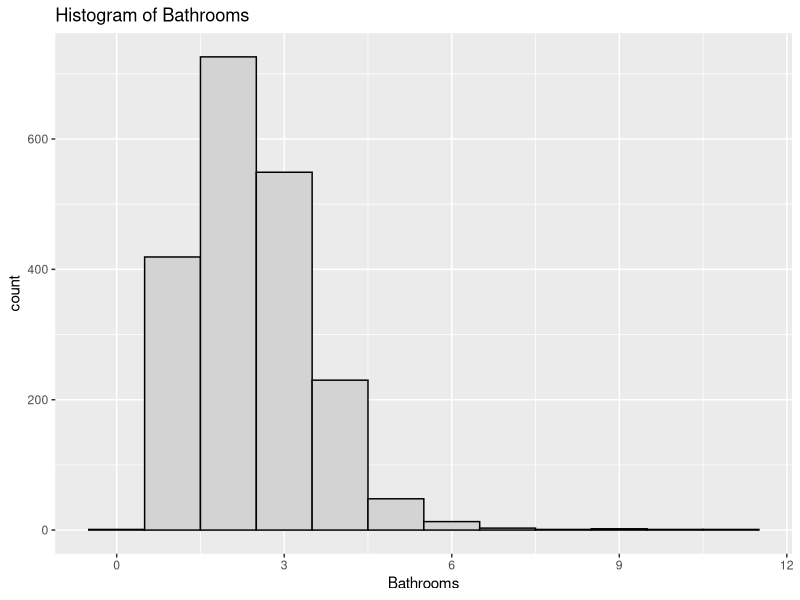
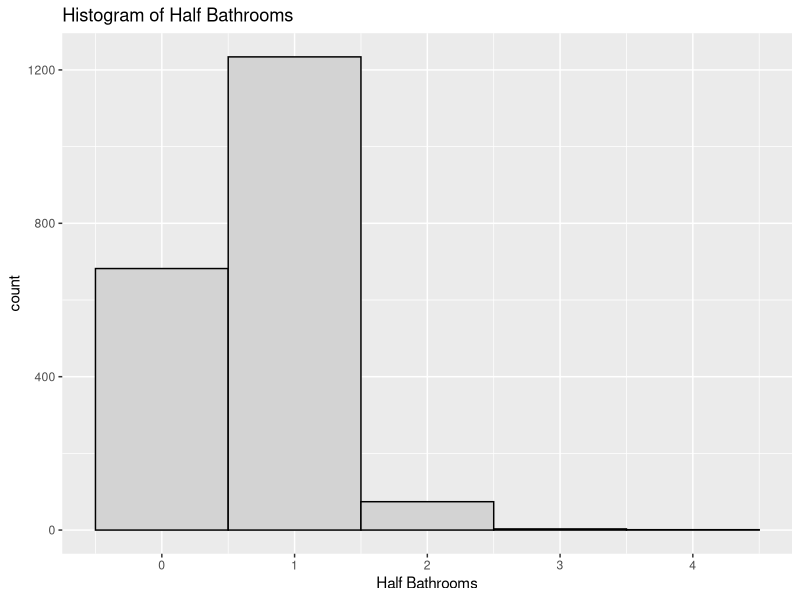
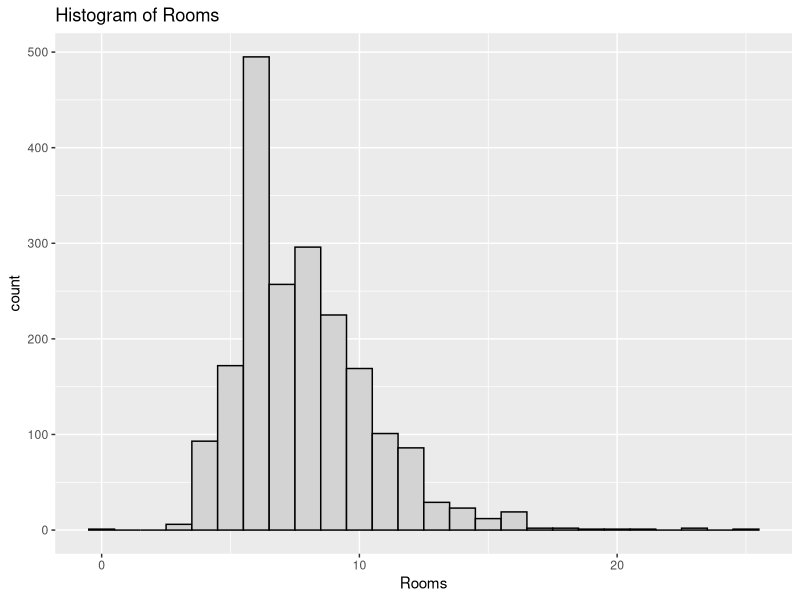
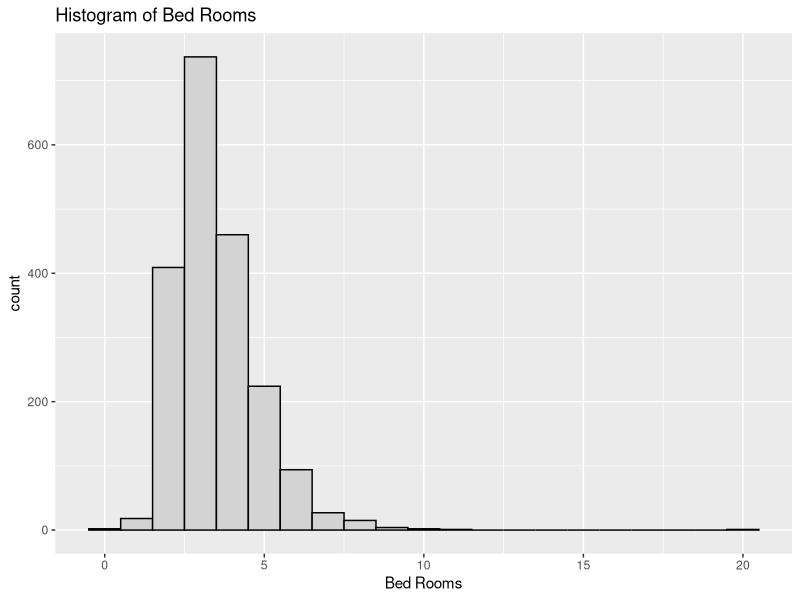
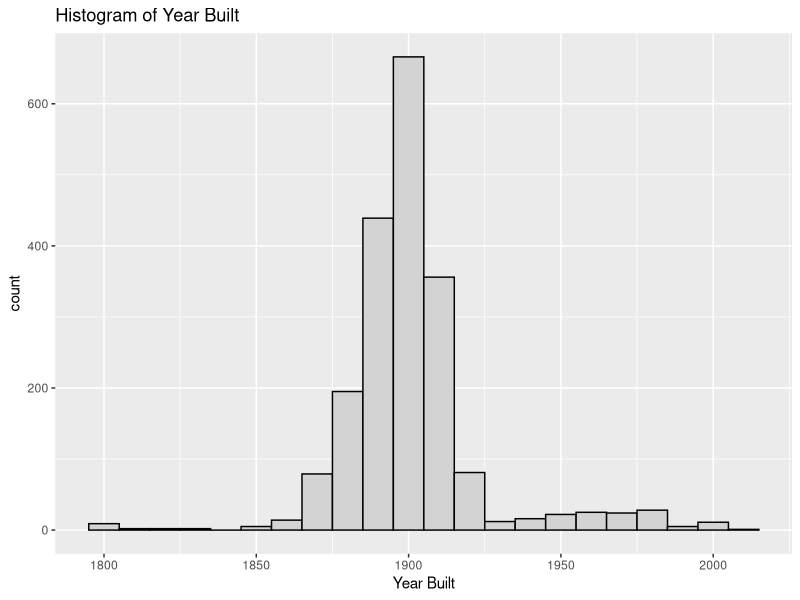
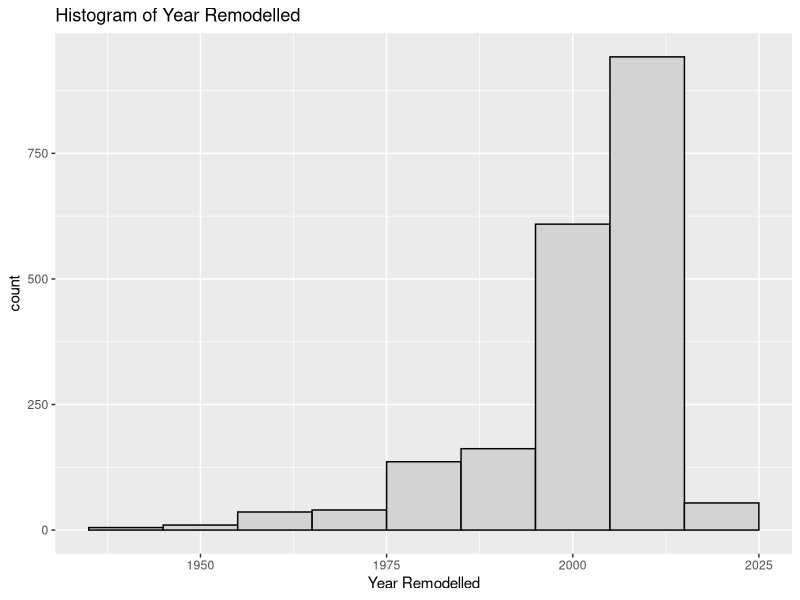
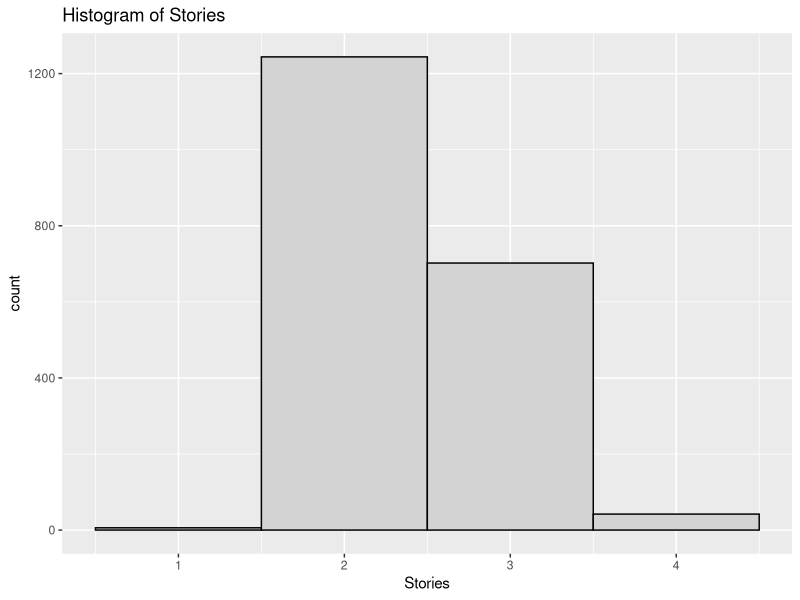
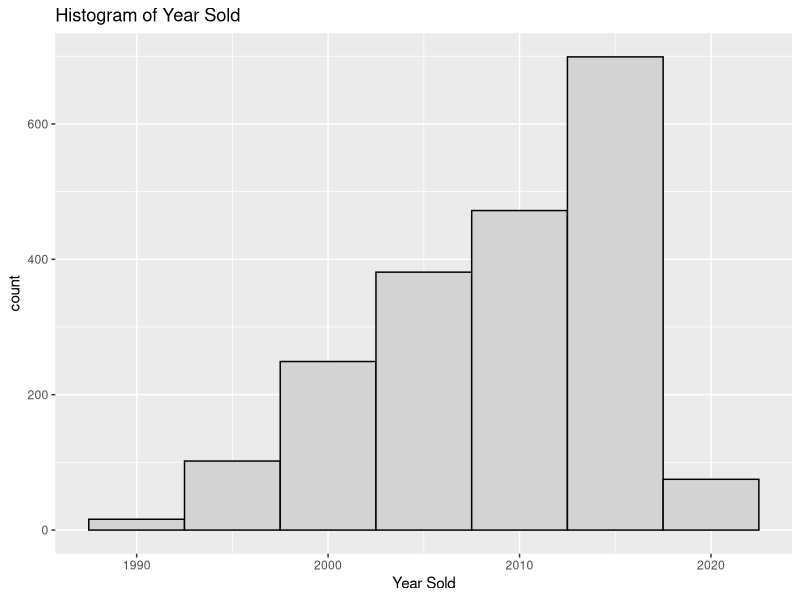

Write the R code that produced these figures, in order.
## ---- chunk 1
knitr::opts_chunk$set(echo = TRUE)
library(ggplot2)
library(dplyr)
library(readr)
library(car)
library(broom)
library(corrplot)

## ---- chunk 2

## ---- chunk 3

## ---- chunk 4

## ---- chunk 5

# 4. Exploratory analysis

houses <- read.csv("DC_properties_clean.csv")

excl_rows <- houses[sample(nrow(houses), 5), ] # Exclude Random Rows
houses <- setdiff(houses, excl_rows)

houses$CNDTN <- factor(houses$CNDTN, order = TRUE, levels = c("Fair", "Average", "Good", "Very Good", "Excellent"))

#Histograms to examine distribution of each variable

ggplot(houses, aes(x = BATHRM))+
  geom_histogram(color="black", fill="light gray", binwidth = 1)+
  labs(x="Bathrooms", title="Histogram of Bathrooms")

ggplot(houses, aes(x = HF_BATHRM))+
  geom_histogram(color="black", fill="light gray", binwidth = 1)+
  labs(x="Half Bathrooms", title="Histogram of Half Bathrooms")

ggplot(houses, aes(x = ROOMS))+
  geom_histogram(color="black", fill="light gray", binwidth = 1)+
  labs(x="Rooms", title="Histogram of Rooms")

ggplot(houses, aes(x = BEDRM))+
  geom_histogram(color="black", fill="light gray", binwidth = 1)+
  labs(x="Bed Rooms", title="Histogram of Bed Rooms")

ggplot(houses, aes(x = AYB))+
  geom_histogram(color="black", fill="light gray", binwidth = 10)+
  labs(x="Year Built", title="Histogram of Year Built")

ggplot(houses, aes(x = YR_RMDL))+
  geom_histogram(color="black", fill="light gray", binwidth = 10)+
  labs(x="Year Remodelled", title="Histogram of Year Remodelled")

ggplot(houses, aes(x = STORIES))+
  geom_histogram(color="black", fill="light gray", binwidth = 1)+
  labs(x="Stories", title="Histogram of Stories")

ggplot(houses, aes(x = SALEYEAR))+
  geom_histogram(color="black", fill="light gray", binwidth = 5)+
  labs(x="Year Sold", title="Histogram of Year Sold")

ggplot(houses, aes(x = SALEMONTH))+
  geom_histogram(color="black", fill="light gray", binwidth = 1)+
  labs(x="Month Sold", title="Histogram of Month Sold")

ggplot(houses, aes(x = SALEDAY))+
  geom_histogram(color="black", fill="light gray", binwidth = 4)+
  labs(x="Day Sold", title="Histogram of Day Sold")

ggplot(houses, aes(x = GBA))+
  geom_histogram(color="black", fill="light gray", binwidth = 100)+
  labs(x="Square Footage", title="Histogram of Square Footage")

ggplot(houses, aes(x = LANDAREA))+
  geom_histogram(color="black", fill="light gray", binwidth = 100)+
  labs(x="Land Area", title="Histogram of Land Area")

ggplot(houses, aes(x = CNDTN))+
  geom_bar(color="black", fill="light gray")+
  labs(x="Land Area", title="Bar Plot of Land Area")

# Boxplots to identify outliers

boxplot(houses$BATHRM, main="Bathrooms", sub=paste("Outlier rows: ", boxplot.stats(houses$BATHRM)$out))

boxplot(houses$HF_BATHRM, main="Half Bathrooms", sub=paste("Outlier rows: ", boxplot.stats(houses$HF_BATHRM)$out))

boxplot(houses$ROOMS, main="Rooms", sub=paste("Outlier rows: ", boxplot.stats(houses$ROOMS)$out))

boxplot(houses$BEDRM, main="Bedrooms", sub=paste("Outlier rows: ", boxplot.stats(houses$BEDRM)$out))

boxplot(houses$AYB, main="Year Built", sub=paste("Outlier rows: ", boxplot.stats(houses$AYB)$out))

boxplot(houses$YR_RMDL, main="Year Remodeled", sub=paste("Outlier rows: ", boxplot.stats(houses$YR_RMDL)$out))

boxplot(houses$STORIES, main="Stories", sub=paste("Outlier rows: ", boxplot.stats(houses$STORIES)$out))

boxplot(houses$SALEYEAR, main="Year of Most Recent Sale", sub=paste("Outlier rows: ", boxplot.stats(houses$SALEYEAR)$out))

boxplot(houses$GBA, main="Gross Building Area", sub=paste("Outlier rows: ", boxplot.stats(houses$GBA)$out))

boxplot(houses$CNDTN, main="Condition", sub=paste("Outlier rows: ", boxplot.stats(houses$CNDTN)$out))

boxplot(houses$LANDAREA, main="Land Area", sub=paste("Outlier rows: ", boxplot.stats(houses$LANDAREA)$out))

boxplot(houses$PRICE, main="Price", sub=paste("Outlier rows: ", boxplot.stats(houses$PRICE)$out))

# Boxplots to identify outliers

boxa <- boxplot(houses$BATHRM, main="Bathrooms", sub=paste("Outlier rows: ", boxplot.stats(houses$BATHRM)$out))

boxb <- boxplot(houses$HF_BATHRM, main="Half Bathrooms", sub=paste("Outlier rows: ", boxplot.stats(houses$HF_BATHRM)$out))

boxc <- boxplot(houses$ROOMS, main="Rooms", sub=paste("Outlier rows: ", boxplot.stats(houses$ROOMS)$out))


# scatterplots

# price by room
room_price <- ggplot(houses, aes(x = ROOMS, y = PRICE))
room_price + geom_point()

# price by year
year_price <- ggplot(houses, aes(x = SALEYEAR, y = PRICE))
year_price + geom_point()

# price by month
month_price <- ggplot(houses, aes(x = SALEMONTH, y = PRICE))
month_price + geom_point()

# price by day of month
day_price <- ggplot(houses, aes(x = SALEDAY, y = PRICE))
day_price + geom_point()


# Use corrplot to display a correlation matrix of that variables

corr_matrix <- cor(data.frame(houses$HF_BATHRM, houses$BATHRM, houses$ROOMS, houses$BEDRM,houses$AYB, houses$YR_RMDL, houses$PRICE, houses$SALEDAY, houses$SALEMONTH, houses$SALEYEAR, houses$STORIES, houses$LANDAREA, houses$GBA))
corrplot(corr_matrix, type = "upper", order = "hclust", 
         tl.col = "black", tl.srt = 45)

## ---- chunk 6

# 5. Identification and evaluation of suitable model

fit <- lm(data = houses, PRICE ~ BATHRM + HF_BATHRM  + ROOMS + BEDRM + AYB + YR_RMDL + STORIES + SALEMONTH + SALEDAY + SALEYEAR + GBA + CNDTN + LANDAREA)

# Review p-values, check sign of estimates

summary(fit)

## ---- chunk 7

# Review ANOVA and compare F statistic

anova(fit)

## ---- chunk 8

# Residual plot and look for non-constant variance

fit.df <- augment(fit)
ggplot(fit.df, aes(x = .fitted, y = .resid))+
  geom_point()+
  geom_hline(yintercept = 0, linetype = 2)+
  labs( x = "Fitted Values", y = "Residuals")

## ---- chunk 9
# Shapiro-Wilk test for normality

shapiro.test(fit$residuals)

## ---- chunk 10
# ncvTest for constant variance

ncvTest(fit)

## ---- chunk 11

# Variance Inflation Factor (used to identify multicllinearity >= 10)

vif(fit)

## ---- chunk 12
# Review R2 value
# From summary above: adjusted R^2 = .6984

# Drop non-significant predictor variables (Droped AYB: +.0002, Rooms: No change, other lower)
fit <- lm(data = houses, PRICE ~ BATHRM + HF_BATHRM  +  BEDRM + YR_RMDL + STORIES + SALEMONTH + SALEDAY + SALEYEAR + GBA + CNDTN + LANDAREA)
#summary(fit)

# If multicollinearity is present, drop one correlated variable (None present)

#Variable Transformations
#powerTransform(houses$HF_BATHRM+1) # .776
#powerTransform(houses$BEDRM+1) # -.130
#powerTransform(houses$STORIES+1) # -2.084
#powerTransform(houses$SALEMONTH) # .809
#powerTransform(houses$SALEYEAR-1990) # 1.48 - didn't help
#powerTransform(houses$GBA) # -.08 -> LOG
#powerTransform(houses$LANDAREA) # .35 -> SQRT

fit <- lm(data = houses, PRICE ~  BATHRM  + HF_BATHRM  + BEDRM + log(BEDRM+1) + STORIES  + SALEMONTH + SALEDAY + SALEYEAR  + GBA + log(GBA) + CNDTN + LANDAREA )
#summary(fit) # R^2 increased to .7269

# Transform the outcome variable if the residual plot looks suspicious
powerTransform(houses$PRICE) #.33 -> sqrt

# log lowers R2: .6589
fit1 <- lm(data = houses, log(PRICE) ~ BATHRM  + HF_BATHRM  + BEDRM + log(BEDRM+1) + STORIES  + SALEMONTH + SALEDAY + SALEYEAR  + GBA + log(GBA) + CNDTN + LANDAREA )
#summary(fit1)
# sqrt increase R2: .7481, drop YR_RMDL + .0001
fit2 <- lm(data = houses, sqrt(PRICE) ~ BATHRM  + HF_BATHRM  + BEDRM + log(BEDRM+1) + STORIES  + SALEMONTH + SALEDAY + SALEYEAR  + GBA + log(GBA) + CNDTN + LANDAREA )
#summary(fit2)
# inverse drastically decrease
fit3 <- lm(data = houses, I(1/PRICE) ~ BATHRM  + HF_BATHRM  + BEDRM + log(BEDRM+1) + STORIES  + SALEMONTH + SALEDAY + SALEYEAR  + GBA + log(GBA) + CNDTN + LANDAREA )
#summary(fit3)

## ---- chunk 13

fit_final <- lm(data = houses, sqrt(PRICE) ~  BATHRM  + HF_BATHRM  + BEDRM  + log(BEDRM+1) + STORIES  + SALEMONTH + SALEDAY + SALEYEAR  + GBA + log(GBA) + CNDTN + LANDAREA )
summary(fit_final) # R^2 increased to .7481

fit_final.df <- augment(fit_final)
ggplot(fit_final.df, aes(x = .fitted, y = .resid))+
  geom_point()+
  geom_hline(yintercept = 0, linetype = 2)+
  labs( x = "Fitted Values", y = "Residuals")

## ---- chunk 14

shapiro.test(fit$residuals)
ncvTest(fit)
vif(fit)

#using AIC & BIC for model comparison
AIC(fit) # AIC
BIC(fit) # BIC

AIC(fit_final) # AIC 
BIC(fit_final) # BIC 

# The AIC and BIC for fit_final are both lower, so that is the better model

## ---- chunk 15

# 6. Application of the model 

# Test on excluded rows
predict(fit, newdata = excl_rows, interval = "predict")

## ---- chunk 16
